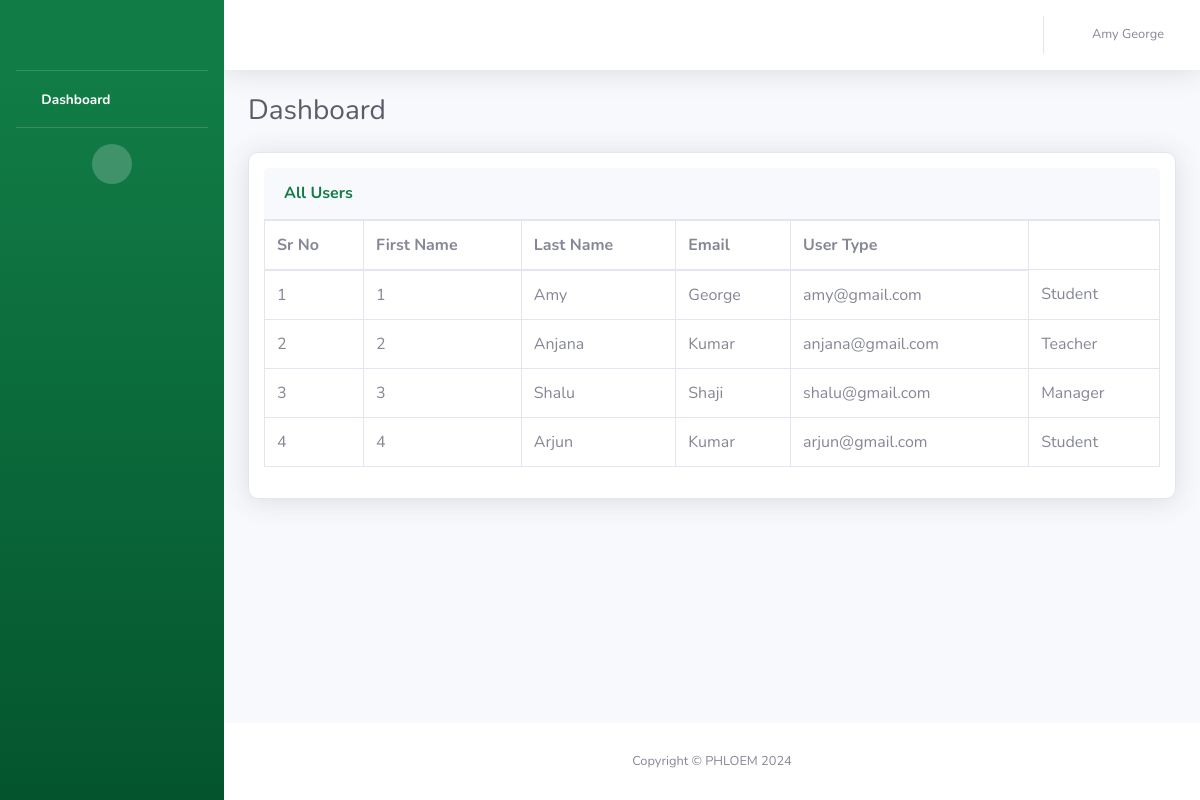
/all_users (signed in), run on the app's committed database.
### UserApp/models.py (models this page shows, shortened)
class UsersModel(models.Model):
    user_id = models.AutoField(primary_key=True)
    first_name = models.CharField(max_length=100)
    last_name = models.CharField(max_length=100)
    mailid = models.EmailField()
    password = models.CharField(max_length=100)
    user_type = models.ForeignKey(UserType, on_delete=models.CASCADE)

class UserType(models.Model):
    usertype_id = models.AutoField(primary_key = True)
    user_type = models.CharField(
        max_length=20,
    )

### UserApp/views.py (the view)
# urls.py: path('all_users', views.all_users, name='allusers'),
def all_users(request):
    user = request.session.get('user', None)
    if user is None:
        return redirect('/login')
    else:
        loggedin_user = UsersModel.objects.get(user_id=user)
        username = f"{loggedin_user.first_name} {loggedin_user.last_name}"
        all_user = UsersModel.objects.all()
    return render(request, 'all_users.html', {'username': username, 'all_users': all_user, 'user_type': loggedin_user.user_type.user_type})

### templates/all_users.html (shortened to what this page needs)
<!DOCTYPE html>
<html lang="en">
<head>
    {% load static %}
    <link href="{% static 'vendor/fontawesome-free/css/all.min.css' %}" rel="stylesheet" type="text/css">
    <link href="{% static 'css/sb-admin-2.min.css' %}" rel="stylesheet">
</head>
<body id="page-top">
    <div id="wrapper">
        <ul class="navbar-nav bg-gradient-primary sidebar sidebar-dark accordion" id="accordionSidebar">
            <a class="sidebar-brand d-flex align-items-center justify-content-center" href="{% url 'home' %}">
                <div class="logo" style="background-image: url({% static 'img/phloem.png' %});"></div>
            </a>
            <hr class="sidebar-divider my-0">
            <li class="nav-item active">
                <a class="nav-link" href="{% url 'manager' %}">
                    <i class="fas fa-fw fa-tachometer-alt"></i>
                    <span>Dashboard</span></a>
            </li>
            <hr class="sidebar-divider d-none d-md-block">
            <div class="text-center d-none d-md-inline">
                <button class="rounded-circle border-0" id="sidebarToggle"></button>
            </div>
        </ul>
        <div id="content-wrapper" class="d-flex flex-column">
            <div id="content">
                <nav class="navbar navbar-expand navbar-light bg-white topbar mb-4 static-top shadow">
                    <ul class="navbar-nav ml-auto">
                        <li class="nav-item dropdown no-arrow">
                            <a class="nav-link dropdown-toggle" href="#" id="userDropdown" role="button"
                                data-toggle="dropdown" aria-haspopup="true" aria-expanded="false">
                                <i class="fas fa-fw fa-user"></i>
                                <span class="mr-2 d-none d-lg-inline text-gray-600 small">{{username}}</span>
                            </a>
                        </li>
                    </ul>
                </nav>
                <div class="container-fluid">
                    <div class="d-sm-flex align-items-center justify-content-between mb-4">
                        <h1 class="h3 mb-0 text-gray-800">Dashboard</h1>
                    </div>
                    <div class="row">
                        <div class="col-xl-12 col-lg-7">
                            <div class="card shadow mb-4">
                                <div
                                    class="card-header py-3 d-flex flex-row align-items-center justify-content-between">
                                    <h6 class="m-0 font-weight-bold text-primary">All Users</h6>
                                </div>
                                <div class="table-responsive-xxl">
                                    <table class="table table-bordered table-hover all-users">
                                        <thead>
                                            <tr>
                                                <th scope="col">Sr No</th>
                                                <th scope="col">First Name</th>
                                                <th scope="col">Last Name</th>
                                                <th scope="col">Email</th>
                                                <th scope="col">User Type</th>
                                            </tr>
                                        </thead>
                                        <tbody>
                                            {% for user in all_users %}
                                            <tr>
                                                <td>{{ forloop.counter }}</td>
                                                <td>{{ user.user_id }}</td>
                                                <td>{{ user.first_name }} </td>
                                                <td>{{ user.last_name}}</td>
                                                <td>{{ user.mailid }}</td>
                                                <td>{{ user.user_type.user_type }}</td>
                                            </tr>
                                        {% endfor %}
                                        </tbody>
                                    </table>
                                    </div>
                            </div>
                        </div>
                    </div>
                </div>
            </div>
            <footer class="sticky-footer bg-white">
                <div class="container my-auto">
                    <div class="copyright text-center my-auto">
                        <span>Copyright &copy; PHLOEM 2024</span>
                    </div>
                </div>
            </footer>
        </div>
    </div>
</body>
</html>

### templates/all_users.html (style rules this page uses)
.logo { height:2.5rem; width:8rem; background-position: center; background-size: cover; background-repeat: no-repeat; }
.card { background-color: white; margin-bottom: 20px; padding: 15px; border-radius: 10px; box-shadow: 0 1px 3px rgba(0, 0, 0, 0.1); }

### data on the page
UsersModel: user_id "1", first_name "Amy", last_name "George", mailid "amy@gmail.com", user_type.user_type "Student"
UsersModel: user_id "2", first_name "Anjana", last_name "Kumar", mailid "anjana@gmail.com", user_type.user_type "Teacher"
UsersModel: user_id "3", first_name "Shalu", last_name "Shaji", mailid "shalu@gmail.com", user_type.user_type "Manager"
UsersModel: user_id "4", first_name "Arjun", last_name "Kumar", mailid "arjun@gmail.com", user_type.user_type "Student"

### other printed values
{{ username }} "Amy George"
